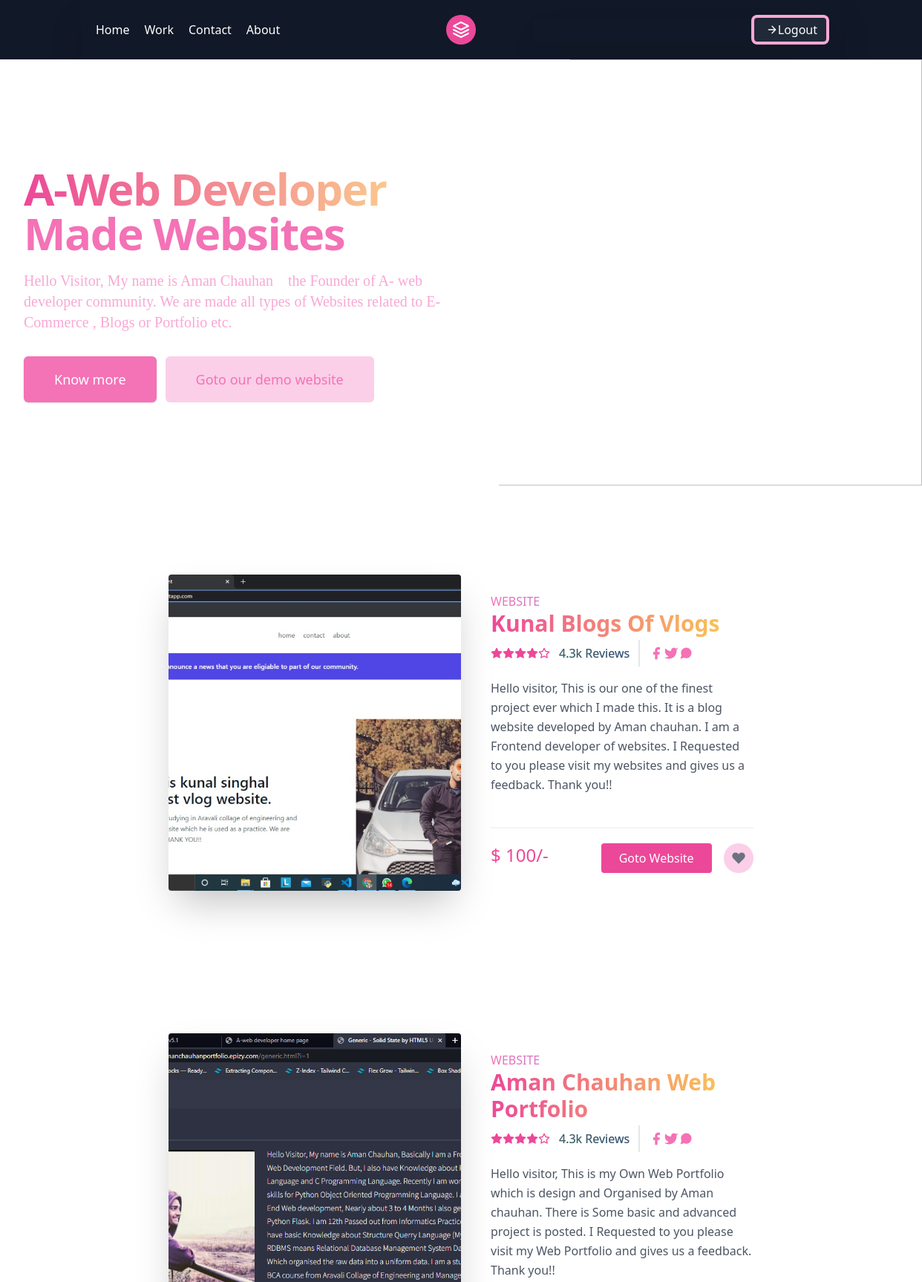
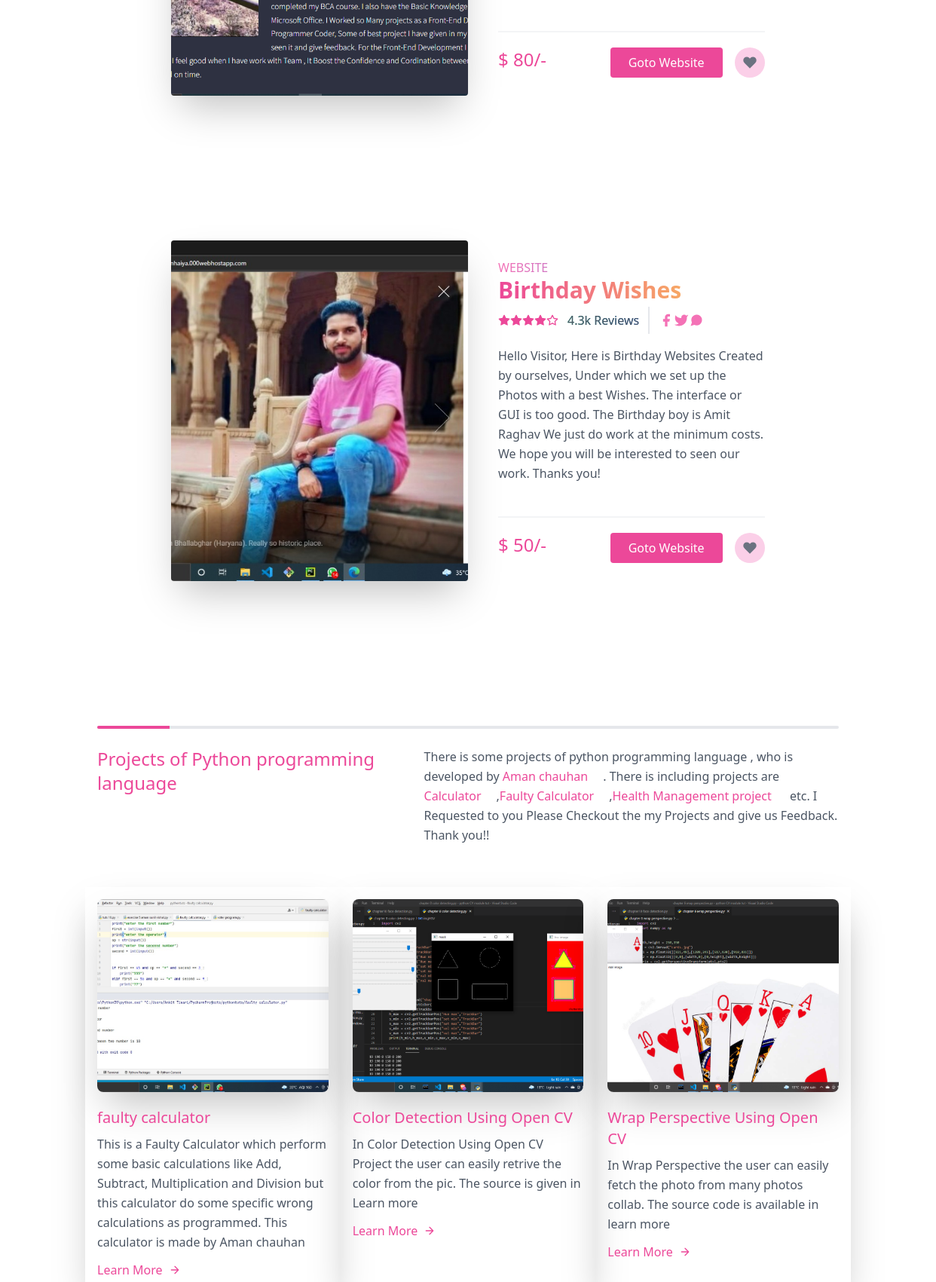
The app's page / (signed in, upper part) with its own data (2 pictures, top to bottom).
### home/models.py (models this page shows, shortened)
class websites(models.Model):
    title = models.CharField(max_length=50)
    desc = models.TextField()
    image = models.ImageField(upload_to = "websiteimg")
    site = models.URLField(max_length=200)
    price = models.IntegerField()
    facebook = models.URLField(max_length=400)
    twitter = models.URLField(max_length=400)
    mail = models.EmailField(max_length=400)

class basicPython(models.Model):
    title = models.CharField(max_length=50)
    desc = models.TextField()
    image = models.ImageField(upload_to = "pythonimg")
    new_slug = AutoSlugField(populate_from = 'title', unique = True, null = True, default = None)

### home/views.py (the view)
# urls.py: path('', views.index, name='blog'),
def index(request):
    if request.user.is_anonymous:
        return redirect("/view_login")
    pythonB = basicPython.objects.all()
    Cprogram = Cprog.objects.all()
    web = websites.objects.all()
    pages1 = Paginator(pythonB, 3)
    page_number1 = request.GET.get('page')
    pythonBfinal = pages1.get_page(page_number1)
    pages2 = Paginator(Cprogram, 3)
    page_number2 = request.GET.get('page')
    Cprogramfinal = pages2.get_page(page_number2)
    params = {
        "progP": pythonBfinal,
        "progC" : Cprogramfinal,
        "web_site": web
    }
    if request.method == 'POST':
        name = request.POST.get('name')
        email = request.POST.get('email')
        message = request.POST.get('message')
        ins = feedback(name=name, email=email, message=message)
        ins.save()
    return render(request, 'index.html', params)

### templates/index.html (shortened to what this page needs)
<!DOCTYPE html>
<html lang="en">
  {% load static %}
<head>
    <link href="https://unpkg.com/tailwindcss@^2/dist/tailwind.min.css" rel="stylesheet">
</head>
<body>
   {% include "header.html" %}
  {% load static %}
<div class="relative bg-white overflow-hidden">
  <div class="max-w-7xl mx-auto">
    <div class="relative z-10 pb-8 bg-white sm:pb-16 md:pb-20 lg:max-w-2xl lg:w-full lg:pb-28 xl:pb-32">
      <svg class="hidden lg:block absolute right-0 inset-y-0 h-full w-48 text-white transform translate-x-1/2" fill="currentColor" viewBox="0 0 100 100" preserveAspectRatio="none" aria-hidden="true">
        <polygon points="50,0 100,0 50,100 0,100" />
      </svg>
      <div>
        <div class="relative pt-6 px-4 sm:px-6 lg:px-8">
          <nav class="relative flex items-center justify-between sm:h-10 lg:justify-start" aria-label="Global">
          </nav>
        </div>
      <main class="mt-10 mx-auto max-w-7xl px-4 sm:mt-12 sm:px-6 md:mt-16 lg:mt-20 lg:px-8 xl:mt-28">
        <div class="sm:text-center lg:text-left">
          <h1 class="text-4xl tracking-tight font-extrabold text-gray-900 sm:text-5xl md:text-6xl">
            <span class="block xl:inline bg-clip-text text-transparent bg-gradient-to-r from-pink-500 to-yellow-200">A-Web Developer</span>
            <span class="block text-pink-400 xl:inline">Made Websites</span>
          </h1>
          <p class="mt-3 text-base text-pink-300 sm:mt-5 sm:text-lg sm:max-w-xl sm:mx-auto md:mt-5 md:text-xl lg:mx-0 font-serif ...">
            Hello Visitor, My name is <a class = "text-pink-300 mr-5 hover:text-pink-500" href="https://www.facebook.com/profile.php?id=100012687511482">Aman Chauhan</a>the Founder of  A- web developer community. We are made all types of Websites related to E-Commerce , Blogs or Portfolio etc.
          </p>
          <div class="mt-5 sm:mt-8 sm:flex sm:justify-center lg:justify-start">
            <div class="rounded-md shadow">
              <a href="about.html" class="w-full flex items-center justify-center px-8 py-3 border border-transparent text-base font-medium rounded-md text-white bg-pink-400 hover:bg-pink-600 md:py-4 md:text-lg md:px-10">
                Know more
              </a>
            </div>
            <div class="mt-3 sm:mt-0 sm:ml-3">
              <a href="https://kunalblogsofvlogs.000webhostapp.com/" class="w-full flex items-center justify-center px-8 py-3 border border-transparent text-base font-medium rounded-md text-pink-400 bg-pink-200 hover:bg-pink-300 md:py-4 md:text-lg md:px-10">
                Goto our demo website
              </a>
            </div>
          </div>
        </div>
      </main>
    </div>
  </div>
  <div class="lg:absolute lg:inset-y-0 lg:right-0 lg:w-1/2">
    <img class="h-56 w-full object-cover sm:h-72 md:h-96 lg:w-full lg:h-full" src="https://images.unsplash.com/photo-1551434678-e076c223a692?ixlib=rb-1.2.1&ixid=eyJhcHBfaWQiOjEyMDd9&auto=format&fit=crop&w=2850&q=80" alt="">
  </div>
</div>
</div>
<br>
{% for item  in web_site %}
<section class="text-gray-600 body-font overflow-hidden">
  <div class="container px-5 py-24 mx-auto">
    <div class="lg:w-4/5 mx-auto flex flex-wrap">
      <img alt="ecommerce" class="lg:w-1/2 w-full lg:h-auto h-64 object-cover object-center rounded shadow-2xl" src= {{item.image.url}}>
      <div class="lg:w-1/2 w-full lg:pl-10 lg:py-6 mt-6 lg:mt-0">
        <h2 class="bg-clip-text text-transparent bg-gradient-to-r from-pink-400 to-blue-500">WEBSITE</h2>
        <h1 class="text-3xl font-semibold title-font mb-1 bg-clip-text text-transparent bg-gradient-to-r from-pink-500 to-yellow-300">{{item.title}}</h1>
        <div class="flex mb-4">
          <span class="flex items-center">
            <svg fill="currentColor" stroke="currentColor" stroke-linecap="round" stroke-linejoin="round" stroke-width="2" class="w-4 h-4 text-pink-500" viewBox="0 0 24 24">
              <path d="M12 2l3.09 6.26L22 9.27l-5 4.87 1.18 6.88L12 17.77l-6.18 3.25L7 14.14 2 9.27l6.91-1.01L12 2z"></path>
            </svg>
            <svg fill="currentColor" stroke="currentColor" stroke-linecap="round" stroke-linejoin="round" stroke-width="2" class="w-4 h-4 text-pink-500" viewBox="0 0 24 24">
              <path d="M12 2l3.09 6.26L22 9.27l-5 4.87 1.18 6.88L12 17.77l-6.18 3.25L7 14.14 2 9.27l6.91-1.01L12 2z"></path>
            </svg>
            <svg fill="currentColor" stroke="currentColor" stroke-linecap="round" stroke-linejoin="round" stroke-width="2" class="w-4 h-4 text-pink-500" viewBox="0 0 24 24">
              <path d="M12 2l3.09 6.26L22 9.27l-5 4.87 1.18 6.88L12 17.77l-6.18 3.25L7 14.14 2 9.27l6.91-1.01L12 2z"></path>
            </svg>
            <svg fill="currentColor" stroke="currentColor" stroke-linecap="round" stroke-linejoin="round" stroke-width="2" class="w-4 h-4 text-pink-500" viewBox="0 0 24 24">
              <path d="M12 2l3.09 6.26L22 9.27l-5 4.87 1.18 6.88L12 17.77l-6.18 3.25L7 14.14 2 9.27l6.91-1.01L12 2z"></path>
            </svg>
            <svg fill="none" stroke="currentColor" stroke-linecap="round" stroke-linejoin="round" stroke-width="2" class="w-4 h-4 text-pink-500" viewBox="0 0 24 24">
              <path d="M12 2l3.09 6.26L22 9.27l-5 4.87 1.18 6.88L12 17.77l-6.18 3.25L7 14.14 2 9.27l6.91-1.01L12 2z"></path>
            </svg>
            <span class="text-gray-600 ml-3 bg-clip-text text-transparent bg-gradient-to-r from-green-400 to-blue-500">4.3k Reviews</span>
          </span>
          <span class="flex ml-3 pl-3 py-2 border-l-2 border-gray-200 space-x-2s">
            <a class="text-pink-400 hover:text-pink-500" href="{{item.facebook}}">
              <svg fill="currentColor" stroke-linecap="round" stroke-linejoin="round" stroke-width="2" class="w-5 h-5" viewBox="0 0 24 24">
                <path d="M18 2h-3a5 5 0 00-5 5v3H7v4h3v8h4v-8h3l1-4h-4V7a1 1 0 011-1h3z"></path>
              </svg>
            </a>
            <a class="text-pink-400 hover:text-pink-500" href="{{item.twitter}}">
              <svg fill="currentColor" stroke-linecap="round" stroke-linejoin="round" stroke-width="2" class="w-5 h-5" viewBox="0 0 24 24">
                <path d="M23 3a10.9 10.9 0 01-3.14 1.53 4.48 4.48 0 00-7.86 3v1A10.66 10.66 0 013 4s-4 9 5 13a11.64 11.64 0 01-7 2c9 5 20 0 20-11.5a4.5 4.5 0 00-.08-.83A7.72 7.72 0 0023 3z"></path>
              </svg>
            </a>
            <a class="text-pink-400 hover:text-pink-500" href="{{item.mail}}">
            </a>
          </span>
        </div>
        <p class="leading-relaxed">{{item.desc}}</p>
        <div class="flex mt-6 items-center pb-5 border-b-2 border-gray-100 mb-5">
        </div>
        <div class="flex">
          <span class="title-font font-medium text-2xl text-pink-500">$ {{item.price}}/-</span>
          <button class="flex ml-auto text-white bg-pink-500 border-0 py-2 px-6 focus:outline-none hover:bg-pink-600 rounded"><a href = {{item.site}} >Goto Website</a></button>
          <button class="rounded-full w-10 h-10 bg-pink-200 p-0 border-0 inline-flex items-center justify-center text-gray-500 ml-4">
            <svg fill="currentColor" stroke-linecap="round" stroke-linejoin="round" stroke-width="2" class="w-5 h-5" viewBox="0 0 24 24">
              <path d="M20.84 4.61a5.5 5.5 0 00-7.78 0L12 5.67l-1.06-1.06a5.5 5.5 0 00-7.78 7.78l1.06 1.06L12 21.23l7.78-7.78 1.06-1.06a5.5 5.5 0 000-7.78z"></path>
            </svg>
          </button>
        </div>
      </div>
    </div>
  </div>
</section>
{% endfor %}
<section class="text-gray-600 body-font">
  <div class="container px-5 py-24 mx-auto">
    <div class="flex flex-col">
      <div class="h-1 bg-gray-200 rounded overflow-hidden">
        <div class="w-24 h-full bg-pink-500"></div>
      </div>
      <div class="flex flex-wrap sm:flex-row flex-col py-6 mb-12">
        <h1 class="sm:w-2/5 text-pink-500 font-medium title-font text-2xl mb-2 sm:mb-0">Projects of Python programming language</h1>
        <p class="sm:w-3/5 leading-relaxed text-base sm:pl-10 pl-0">There is some projects of python programming language , who is developed by <a class="text-pink-500 mr-5 hover:text-pink-700" href="avinashthakurchauhan07@gmail.com">Aman chauhan</a>. There is including projects are <a class ="text-pink-500 mr-5 hover:text-pink-700">Calculator</a>,<a class ="text-pink-500 mr-5 hover:text-pink-700">Faulty Calculator</a>,<a class ="text-pink-500 mr-5 hover:text-pink-700">Health Management project</a> etc. I Requested to you Please Checkout the my Projects and give us Feedback. Thank you!!</p>
      </div>
    </div>
    <div class="flex flex-wrap sm:-m-4 -mx-4 -mb-10 -mt-4">
      {% for item in progP %}
      <div class="p-4 md:w-1/3 sm:mb-0 mb-6 shadow-2xl">
        <div class="rounded-lg h-64 overflow-hidden shadow-2xl">
          <img alt="content" class="object-cover object-center h-full w-full shadow-2xl" src= "{{item.image.url}}" >
        </div>
        <h2 class="text-xl font-medium title-font text-pink-500 mt-5">{{item.title}}</h2>
        <p class="text-base leading-relaxed mt-2">{{item.desc | safe}}</p>
        <a class="text-pink-500 inline-flex items-center mt-3 mr-5 hover:text-pink-700" href="/detailC/{{item.new_slug}}">Learn More
          <svg fill="none" stroke="currentColor" stroke-linecap="round" stroke-linejoin="round" stroke-width="2" class="w-4 h-4 ml-2" viewBox="0 0 24 24">
            <path d="M5 12h14M12 5l7 7-7 7"></path>
          </svg>
        </a>
      </div>
      {% endfor %}
    </div>
    <br>
  </div>
</section>
{% include "footer.html" %}

### records on screen
websites: image (picture), desc "Hello visitor, This is our one of the finest project ever which I made this. It is a blog website developed by Aman chauhan. I am a Frontend developer of websites. I Requested to you please visit my websites and gives us a feedback. Thank you!!", price "100"
websites: image (picture), desc "Hello visitor, This is my Own Web Portfolio which is design and Organised by Aman chauhan. There is Some basic and advanced project is posted. I Requested to you please visit my Web Portfolio and gives us a feedback. Thank you!!", price "80"
websites: image (picture), desc "Hello Visitor, Here is Birthday Websites Created by ourselves, Under which we set up the Photos with a best Wishes. The interface or GUI is too good. The Birthday boy is Amit Raghav We just do work at the minimum costs. We hope you will be interested to seen our work. Thanks you!", price "50"
basicPython: image (picture), title "faulty calculator", desc "This is a Faulty Calculator which perform some basic calculations like Add, Subtract, Multiplication and Division but this calculator do some specific wrong calculations as programmed. This calculator is made by Aman chauhan"
basicPython: image (picture), title "Color Detection Using Open CV", desc "In Color Detection Using Open CV Project the user can easily retrive the color from the pic. The source is given in Learn more"
basicPython: image (picture), title "Wrap Perspective Using Open CV", desc "In Wrap Perspective the user can easily fetch the photo from many photos collab. The source code is available in learn more"
